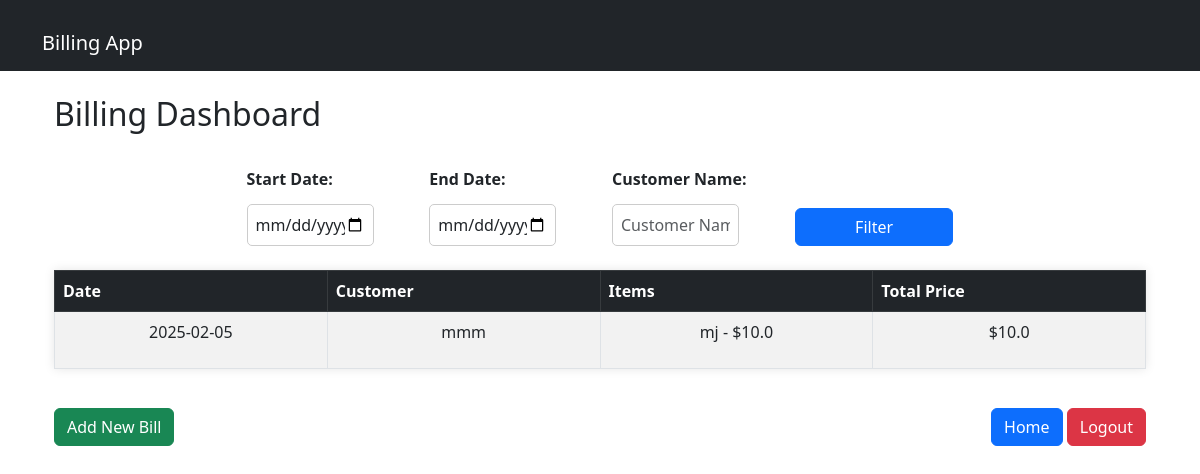
Page /dashboard (signed in) on the committed database.
### app.py (models this page shows)
class BillingRecord(db.Model):
    id = db.Column(db.Integer, primary_key=True)
    user_id = db.Column(db.Integer, db.ForeignKey("user.id"), nullable=False)
    date = db.Column(db.Date, nullable=False)
    customer_name = db.Column(db.String(100), nullable=False)
    items = db.Column(db.Text, nullable=False)
    total_price = db.Column(db.Float, nullable=False)

### app.py (the view)
@app.route("/dashboard")
@jwt_required()  # Ensure the route requires a valid JWT token
def dashboard():
    try:
        verify_jwt_in_request()  # Verify JWT in request
        user_id = get_jwt_identity()  # Get user ID from token
        print(f"User ID from token: {user_id}")  # Debugging statement
        start_date = request.args.get("start_date")
        end_date = request.args.get("end_date")
        customer_name = request.args.get("customer_name")
        query = BillingRecord.query.filter_by(user_id=user_id)
        if start_date:
            query = query.filter(BillingRecord.date >= start_date)
        if end_date:
            query = query.filter(BillingRecord.date <= end_date)
        if customer_name:
            query = query.filter(BillingRecord.customer_name.ilike(f"%{customer_name}%"))
        records = query.all()
        return render_template("dashboard.html", records=records)
    except Exception as e:
        print(f"Error: {e}")  # Debugging statement
        return redirect(url_for("login"))

### templates/dashboard.html (shortened to what this page needs)
{% extends "layout.html" %}
{% block content %}
<div class="container">
    <h2 class="my-4">Billing Dashboard</h2>
    <form method="GET" action="{{ url_for('dashboard') }}" class="mb-4">
        <div class="row">
            <div class="col-md-3">
                <label for="start_date" class="form-label">Start Date:</label>
                <input type="date" id="start_date" name="start_date" class="form-control">
            </div>
            <div class="col-md-3">
                <label for="end_date" class="form-label">End Date:</label>
                <input type="date" id="end_date" name="end_date" class="form-control">
            </div>
            <div class="col-md-3">
                <label for="customer_name" class="form-label">Customer Name:</label>
                <input type="text" id="customer_name" name="customer_name" class="form-control" placeholder="Customer Name">
            </div>
            <div class="col-md-3 d-flex align-items-end">
                <button type="submit" class="btn btn-primary w-100">Filter</button>
            </div>
        </div>
    </form>
    <table class="table table-bordered table-striped table-hover">
        <thead class="table-dark">
            <tr>
                <th>Date</th>
                <th>Customer</th>
                <th>Items</th>
                <th>Total Price</th>
            </tr>
        </thead>
        <tbody>
            {% for record in records %}
            <tr>
                <td>{{ record.date }}</td>
                <td>{{ record.customer_name }}</td>
                <td>
                    <ul class="list-unstyled">
                        {% for item in record.items.split(',') %}
                        <li>{{ item.split(':')[0] }} - ${{ item.split(':')[1] }}</li>
                        {% endfor %}
                    </ul>
                </td>
                <td>${{ record.total_price }}</td>
            </tr>
            {% endfor %}
        </tbody>
    </table>
    <div class="d-flex justify-content-between mt-4">
        <a href="{{ url_for('add_bill') }}" class="btn btn-success">Add New Bill</a>
        <div>
            <a href="{{ url_for('home') }}" class="btn btn-primary">Home</a>
            <a href="{{ url_for('logout') }}" class="btn btn-danger">Logout</a>
        </div>
    </div>
</div>
{% endblock %}

### static/style.css (style rules this page uses)
form { display: flex; flex-direction: column; align-items: center; }
label { font-weight: bold; margin-top: 10px; }
input[type="text"], input[type="password"], input[type="date"] { width: 80%; padding: 8px; margin-top: 5px; border: 1px solid #ccc; border-radius: 5px; }
button { width: 85%; padding: 10px; margin-top: 15px; background-color: #28a745; color: white; border: none; cursor: pointer; font-size: 16px; border-radius: 5px; }
a { text-decoration: none; color: #007bff; margin-top: 15px; }
table { width: 80%; margin: 20px auto; border-collapse: collapse; background: white; box-shadow: 0px 0px 10px rgba(0, 0, 0, 0.1); }
th, td { padding: 12px; border: 1px solid #ddd; text-align: center; }
th { background: #007bff; color: white; }
.table { table-layout: fixed; width: 100%; }
th, td { width: 25%; word-wrap: break-word; text-align: center; }
td:nth-child(3) { max-width: 250px; overflow-wrap: break-word; }

### rows in the picture
BillingRecord: date "2025-02-05", customer_name "mmm", items "mj", items "10.0", total_price "10.0"
